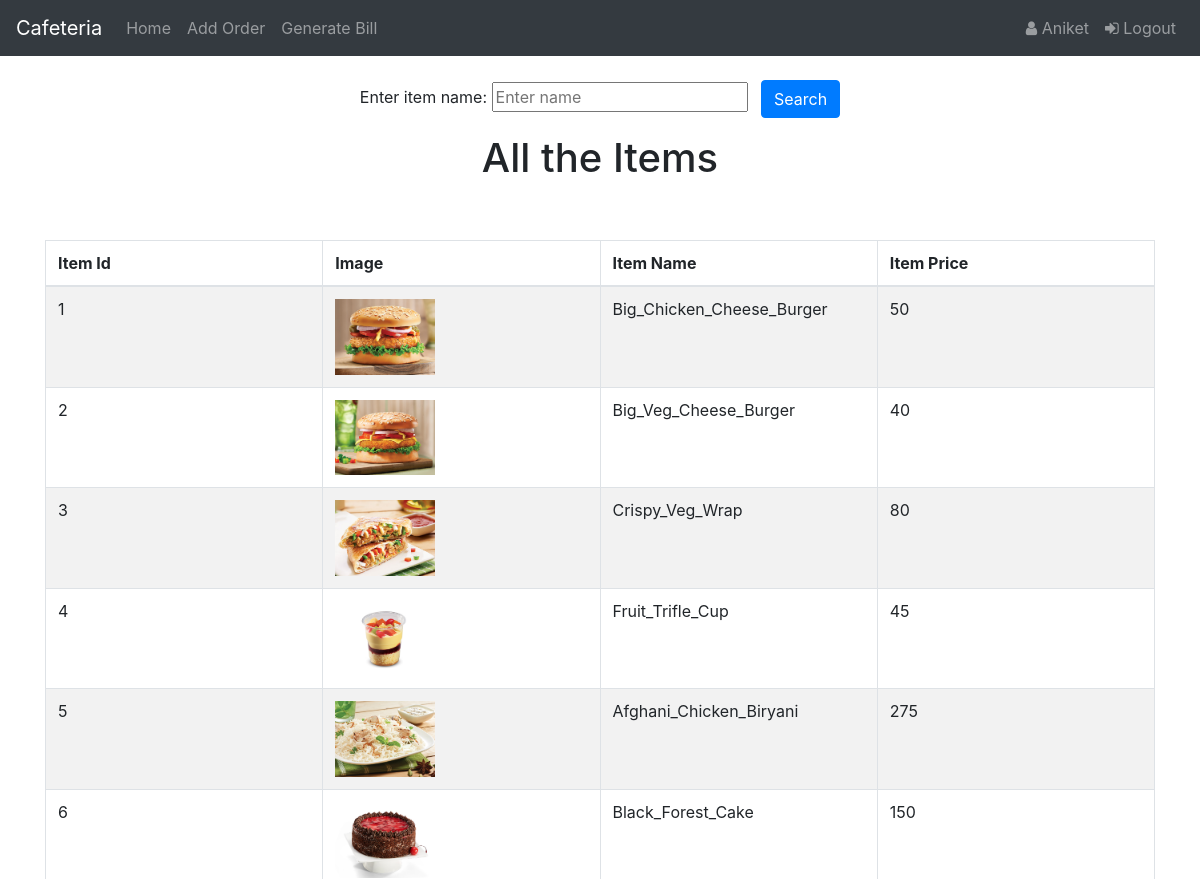
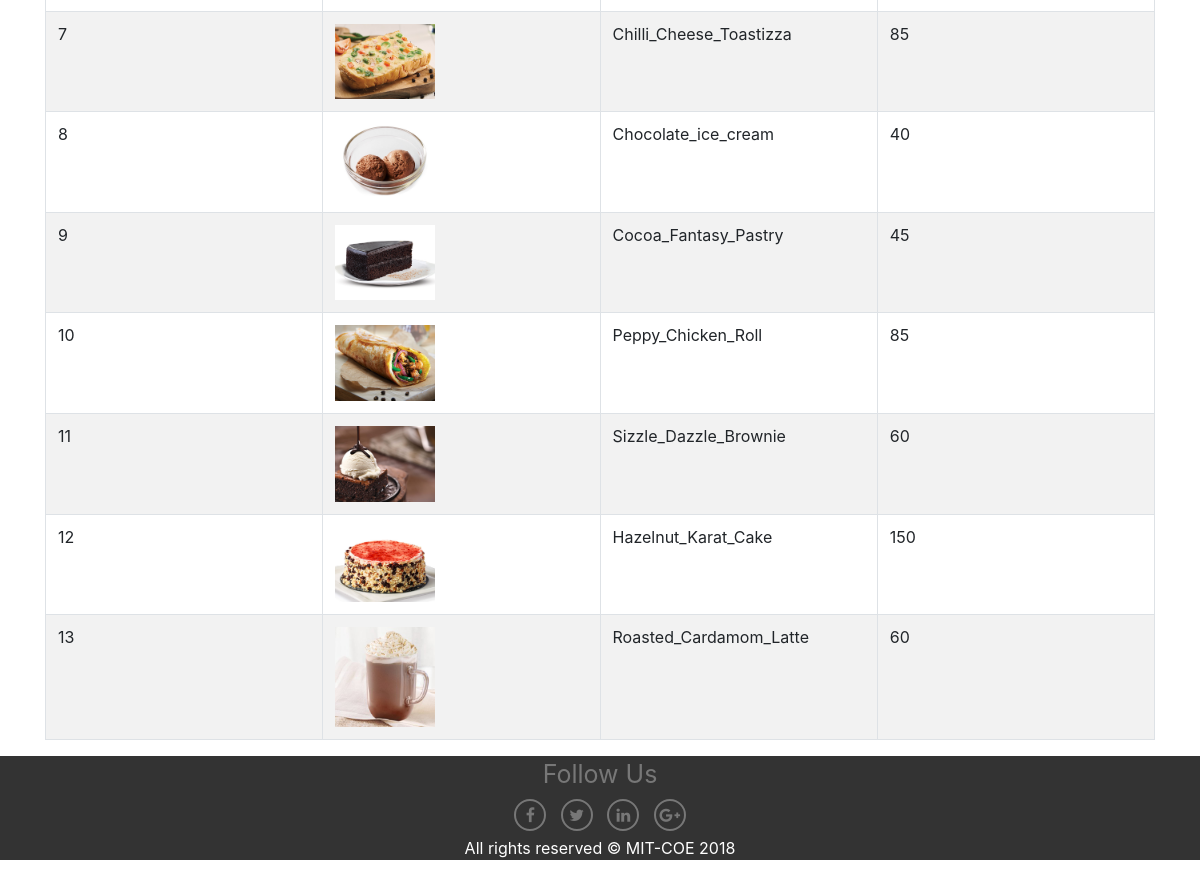
The app's page /employee/itemlist.php (signed in) with its own data (2 pictures, top to bottom).
### tables this page shows
CREATE TABLE `item` (
  `iid` int(11) NOT NULL,
  `idesc` varchar(50) NOT NULL,
  `price` float NOT NULL,
  `img` varchar(50) NOT NULL
);

### employee/itemlist.php (the view, shortened to what this page needs)
<html>
<head lang="en">
    <link type="text/css" rel="stylesheet" href="bootstrap-4.1.3-dist\css\bootstrap.css">
</head>
<body>
    <?php
    include("header.php");
    ?>
    <div align="center">
<div class="container">
    <div class="panel-body">
        <form role="form" method="post" action="itemlist.php">
            <div class="form-group">
                Enter item name: <input  placeholder="Enter name" name="name" type="text" required autofocus> &nbsp
                <input class="btn btn-primary" type="submit" name="submit" value="Search">
            </div>
    </form>
    </div>
    <div class="table-scrol">
        <h1 align="center">All the Items</h1>
        <div class="table-responsive">
            <table class="table table-bordered table-hover table-striped" style="table-layout: fixed">
            <thead>
            <tr>
                <th>Item Id</th>
                 <th>Image</th>
                <th>Item Name</th>
                <th>Item Price</th>
            </tr>
            </thead>
    <?php
        if(isset($_POST['submit']))
        {
            include("dbcon.php");
            $name=$_POST['name'];
            $sql="SELECT * FROM `item` WHERE `idesc` LIKE '%$name%'";
            $run=mysqli_query($con,$sql);
            if(mysqli_num_rows($run)<1)
            {
                echo "NO record found";
            }
            else
            {
                $count=0;
                while($data=mysqli_fetch_assoc($run))
                {
                    $count++;
                ?>
                <tr>
                    <td><?php echo $count; ?></td>
                    <td><?php echo $data['idesc'];  ?></td>
                    <td><?php echo $data['price'];  ?></td>
                    <td><img src="../manager/images/<?php echo $data['img']; ?>"  style="max-width:100px;"></td>
                </tr>
                <?php
                }
            }
        }
        else
        {
             include("dbcon.php");
            $view_query="select * from item";
            $run=mysqli_query($con,$view_query);
            $count=0;
            while($row=mysqli_fetch_array($run))
            {
                $count++;
            ?>
            <tr>
            <td><?php echo $count;  ?></td>
            <td><img src="../manager/images/<?php echo $row['img']; ?>"  style="max-width:100px;max-height:100px;"></td>
            <td><?php echo $row['idesc'];  ?></td>
            <td><?php echo $row['price'];  ?></td>
            </tr>
            <?php }
        }
    ?>
        </table>
        </div>
    </div>
</div>
</div>
<?php
    include("footer.php");
?>
</body>
</html>

### employee/itemlist.php (style rules this page uses)
.table { margin-top: 50px; }

### records on screen
item: img (picture), idesc "Big_Chicken_Cheese_Burger", price "50"
item: img (picture), idesc "Big_Veg_Cheese_Burger", price "40"
item: img (picture), idesc "Crispy_Veg_Wrap", price "80"
item: img (picture), idesc "Fruit_Trifle_Cup", price "45"
item: img (picture), idesc "Afghani_Chicken_Biryani", price "275"
item: img (picture), idesc "Black_Forest_Cake", price "150"
item: img (picture), idesc "Chilli_Cheese_Toastizza", price "85"
item: img (picture), idesc "Chocolate_ice_cream", price "40"
item: img (picture), idesc "Cocoa_Fantasy_Pastry", price "45"
item: img (picture), idesc "Peppy_Chicken_Roll", price "85"
item: img (picture), idesc "Sizzle_Dazzle_Brownie", price "60"
item: img (picture), idesc "Hazelnut_Karat_Cake", price "150"
item: img (picture), idesc "Roasted_Cardamom_Latte", price "60"

### other values on screen
$_SESSION['uname'] "Aniket"
